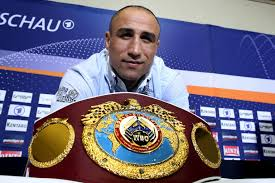
#> input picture model/dataset/Arthur_Abraham/images (99).jpg, 275 x 183 px, given in place of Sharapova.jpg, which was not available
$ jupyter execute --allow-errors 'Athletes _Image_Classification.ipynb'   (shell and % lines are left out)   (text cells are left out)
#> lines starting #> are read from the running program, lines starting #| are printed output that depends on the picture; pictures that were not available may be replaced by others from this repository, and a replacement may not be noted
[cell 1]
#Import libraries
import numpy as np
import cv2
import matplotlib
from matplotlib import pyplot as plt
import pywt
from skimage import io

[cell 2]
# Read image
img = io.imread('./test_images/Sharapova.jpg')
#> img is the input picture: shape (183, 275, 3); mean R, G, B 114, 107.7, 126.6
img.shape
#> Out = (183, 275, 3)

[cell 3]
# Show image
plt.imshow(img)

[cell 4]
# Convert color image into gray image
gray = cv2.cvtColor(img, cv2.COLOR_BGR2GRAY)
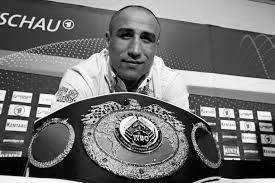
#> gray: shape (183, 275); min 0, max 254, mean 114.1
gray.shape
#> Out = (183, 275)

[cell 5]
gray

[cell 6]
# Show black and white image
plt.imshow(gray, cmap='gray')

[cell 7]
face_cascade = cv2.CascadeClassifier('./opencv/haarcascades/haarcascade_frontalface_default.xml')
eye_cascade = cv2.CascadeClassifier('./opencv/haarcascades/haarcascade_eye.xml')

faces = face_cascade.detectMultiScale(gray)
#> faces = [[103, 12, 65, 65]]
faces
#> Out = [[103, 12, 65, 65]]

[cell 8]
(x,y,w,h) = faces[0]
#> x = 103; y = 12; w = 65; h = 65
x,y,w,h
#> Out = (103, 12, 65, 65)

[cell 9]
face_img = cv2.rectangle(img,(x,y),(x+w,y+h),(255,0,0),2)
plt.imshow(face_img)

[cell 10]
cv2.destroyAllWindows()
for (x,y,w,h) in faces:
    face_img = cv2.rectangle(img,(x,y),(x+w,y+h),(255,0,0),2)
    roi_gray = gray[y:y+h, x:x+w]
    roi_color = face_img[y:y+h, x:x+w]
    eyes = eye_cascade.detectMultiScale(roi_gray)
    for (ex,ey,ew,eh) in eyes:
        cv2.rectangle(roi_color,(ex,ey),(ex+ew,ey+eh),(0,0,255),2)
#> this loop made 1 pass


plt.figure()
plt.imshow(face_img, cmap='gray')
plt.show()

[cell 11]
plt.imshow(roi_color, cmap='gray')

[cell 12]
cropped_img = np.array(roi_color)
cropped_img.shape
#> Out = (65, 65, 3)

[cell 13]
def w2d(img, mode='haar', level=1):
#> called with mode = 'db1', level = 3
    imArray = img
    #Datatype conversions
    #convert to grayscale
    imArray = cv2.cvtColor( imArray,cv2.COLOR_RGB2GRAY )
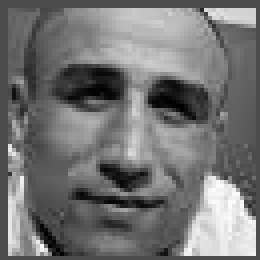
#> imArray: shape (65, 65) (shown 4 times larger); min 1, max 252, mean 115.6
    #convert to float
    imArray =  np.float32(imArray)
    imArray /= 255;
    # compute coefficients
    coeffs=pywt.wavedec2(imArray, mode, level=level)
#> coeffs = 4 items

    #Process Coefficients
    coeffs_H=list(coeffs)
#> coeffs_H = 4 items
    coeffs_H[0] *= 0;

    # reconstruction
    imArray_H=pywt.waverec2(coeffs_H, mode);
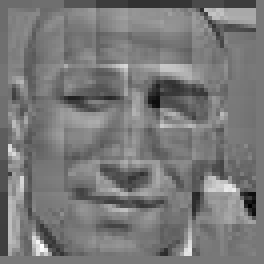
#> imArray_H: shape (66, 66) float32 (shown 4 times larger); min -0.582, max 0.65, mean -3.83e-10; drawn with min black and max white
    imArray_H *= 255;
    imArray_H =  np.uint8(imArray_H)
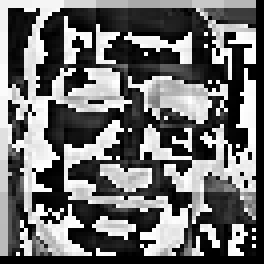
#> imArray_H: shape (66, 66) (shown 4 times larger); min 0, max 255, mean 110.3

    return imArray_H

[cell 14]
im_har = w2d(cropped_img,'db1', 3)
plt.imshow(im_har, cmap='gray')

[cell 15]
# Function that can take input image and returns cropped image (if face and eyes >=2 are detected)
def get_cropped_image_if_2_eyes(image_path):
#> called with image_path = './test_images/Sharapova.jpg'
    img = io.imread(image_path)
    gray = cv2.cvtColor(img, cv2.COLOR_BGR2GRAY)
    faces = face_cascade.detectMultiScale(gray, 1.3, 5)
#> faces = [[103, 12, 66, 66]]
    for (x,y,w,h) in faces:
        roi_gray = gray[y:y+h, x:x+w]
        roi_color = img[y:y+h, x:x+w]
        eyes = eye_cascade.detectMultiScale(roi_gray)
        if len(eyes) >= 2:
            return roi_color
#> this loop made 1 pass
#> pass 1, in get_cropped_image_if_2_eyes, `roi_color = img[y:y+h, x:x+w]`:
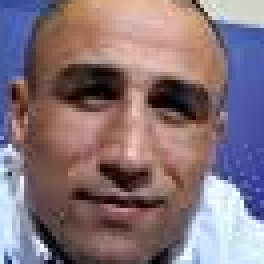
#> roi_color: shape (66, 66, 3) (shown 4 times larger); mean R, G, B 133.9, 115, 122.1

[cell 16]
original_image = io.imread('./test_images/Sharapova.jpg')
plt.imshow(original_image)

[cell 17]
cropped_image = get_cropped_image_if_2_eyes('./test_images/Sharapova.jpg')
#> (the rest of this cell did not finish here and is left out)

[cell 18]
org_image_obstructed = io.imread('./test_images/williams.jpg')
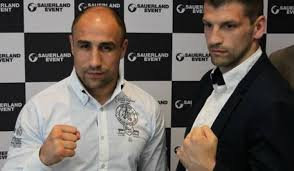
#> input picture model/dataset/Arthur_Abraham/images - 2021-05-26T230430.094.jpg, 294 x 171 px, given in place of williams.jpg, which was not available
#> org_image_obstructed is the input picture: shape (171, 294, 3); mean R, G, B 104.7, 96.6, 90.9
plt.imshow(org_image_obstructed)

[cell 19]
# In above image face is not very clear and it doesn't have two eyes clearly visible so the function will return None
cropped_image_no_2_eyes = get_cropped_image_if_2_eyes('./test_images/williams.jpg')
#> call 2 of get_cropped_image_if_2_eyes, with image_path = './test_images/williams.jpg'
#> in get_cropped_image_if_2_eyes (call 2), `gray = cv2.cvtColor(img, cv2.COLOR_BGR2GRAY)`:
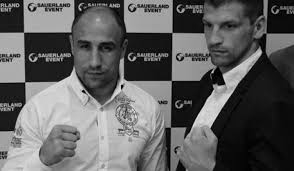
#> gray: shape (171, 294); min 0, max 236, mean 95.8
#> in get_cropped_image_if_2_eyes (call 2), `faces = face_cascade.detectMultiScale(gray, 1.3, 5)`: faces = [[67, 26, 59, 59]]
#> the loop in get_cropped_image_if_2_eyes (call 2), `for (x,y,w,h) in faces:` made 1 pass
#> (x, y, w, h, eyes) on pass 1: (67, 26, 59, 59, [[27, 10, 22, 22]])
#> pass 1, in get_cropped_image_if_2_eyes (call 2), `roi_color = img[y:y+h, x:x+w]`:
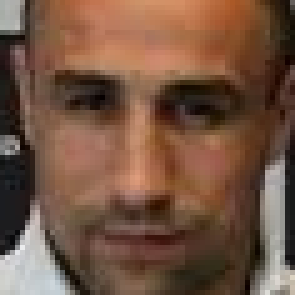
#> roi_color: shape (59, 59, 3) (shown 5 times larger); mean R, G, B 116.1, 84.3, 66
cropped_image_no_2_eyes

[cell 20]
path_to_data = "./dataset/"
path_to_cr_data = "./dataset/cropped/"

[cell 21]
import os
img_dirs = []
for entry in os.scandir(path_to_data):
    if entry.is_dir():
        img_dirs.append(entry.path)

[cell 22]
img_dirs

[cell 23]
import shutil
if os.path.exists(path_to_cr_data):
     shutil.rmtree(path_to_cr_data)
os.mkdir(path_to_cr_data)

[cell 24]
cropped_image_dirs = []
celebrity_file_names_dict = {}

for img_dir in img_dirs:
    count = 1
    celebrity_name = img_dir.split('/')[-1]
    print(celebrity_name)

    celebrity_file_names_dict[celebrity_name] = []

    for entry in os.scandir(img_dir):
        roi_color = get_cropped_image_if_2_eyes(entry.path)
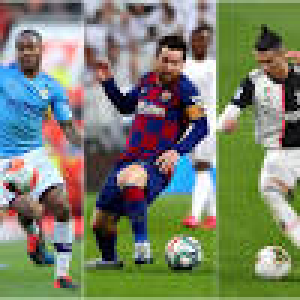
#> input picture model/dataset/Cristiano_Ronaldo/2Q__ (12).jpg, 100 x 100 px (shown 3 times larger)
#> in get_cropped_image_if_2_eyes, img is the input picture: shape (100, 100, 3); mean R, G, B 123, 130.1, 108.7
#> in get_cropped_image_if_2_eyes (call 3), `gray = cv2.cvtColor(img, cv2.COLOR_BGR2GRAY)`:
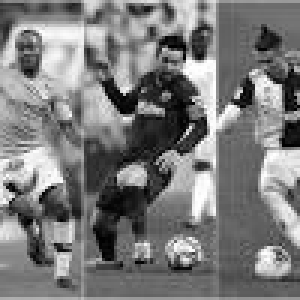
#> gray: shape (100, 100) (shown 3 times larger); min 0, max 255, mean 122.9
#> in get_cropped_image_if_2_eyes (call 3), `faces = face_cascade.detectMultiScale(gray, 1.3, 5)`: faces = ()
        if roi_color is not None:
            cropped_folder = path_to_cr_data + celebrity_name
            if not os.path.exists(cropped_folder):
                os.makedirs(cropped_folder)
                cropped_image_dirs.append(cropped_folder)
                print("Generating cropped images in folder: ",cropped_folder)

            cropped_file_name = celebrity_name + str(count) + ".png"
            cropped_file_path = cropped_folder + "/" + cropped_file_name

            cv2.imwrite(cropped_file_path, roi_color)
            celebrity_file_names_dict[celebrity_name].append(cropped_file_path)
            count += 1

[cell 25]
celebrity_file_names_dict = {}
for img_dir in cropped_image_dirs:
    celebrity_name = img_dir.split('/')[-1]
    file_list = []
    for entry in os.scandir(img_dir):
        file_list.append(entry.path)
    celebrity_file_names_dict[celebrity_name] = file_list
celebrity_file_names_dict

[cell 26]
class_dict = {}
count = 0
for celebrity_name in celebrity_file_names_dict.keys():
    class_dict[celebrity_name] = count
    count = count + 1
#> this loop made 0 passes
#> after the loop, class_dict = 0 items; count = 0
class_dict
